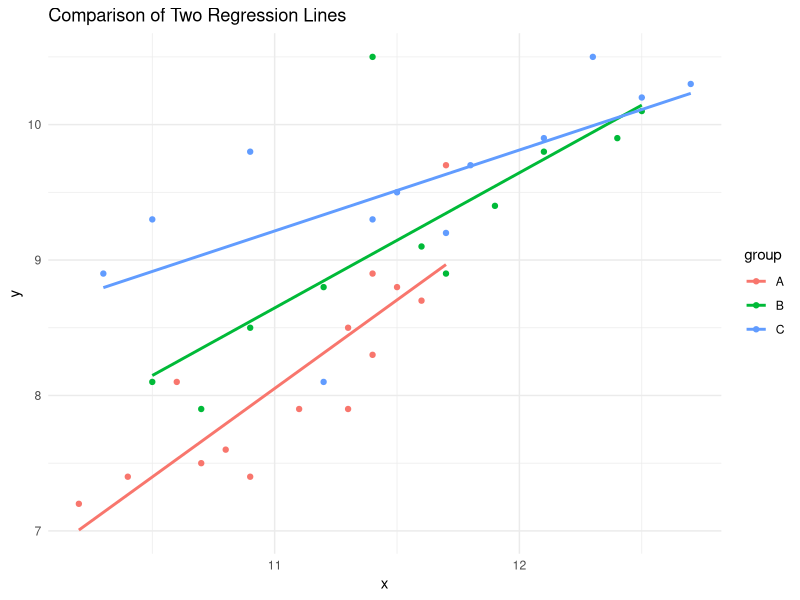

The R script that drew this image:
# Install and load necessary packages
install.packages(c("lmtest", "car", "emmeans"))
library(lmtest)
library(car)
library(emmeans)

# Simulate data
x1 <- c(0.2,0.25,0.25,0.3,0.4,0.5,0.5)
y1 <- c(30,26,40,35,54,56,65)
x2 <- c(0.2,0.25,0.3,0.4,0.4,0.5)
y2 <- c(23,24,42,49,55,70)

x1 <- c(3,4,5,6,8,9,10,11,12,14,15,16,17)
y1 <- c(1.4,1.5,2.2,2.4,3.1,3.2,3.2,3.9,4.1,4.7,4.5,5.2,5)
x2 <- c(3,4,5,7,7,8,9,10,12,14)
y2 <- c(2.1,2.5,3.1,3,3.8,3.2,4.3,3.9,4.4,4.8)

x1 <- c(10.4,10.8,11.1,10.2,10.6,11.3,11.6,11.4,10.7,10.9,11.3,11.4,11.5,11.7)
y1 <- c(7.4,7.6,7.9,7.2,8.1,8.5,8.7,8.3,7.5,7.4,7.9,8.9,8.8,9.7)
x2 <- c(10.7,10.5,10.9,11.7,11.2,11.6,11.9,12.1,12.4,12.5,11.4)
y2 <- c(7.9,8.1,8.5,8.9,8.8,9.1,9.4,9.8,9.9,10.1,10.5)
x3 <- c(11.2,11.7,10.5,10.9,10.3,11.5,11.8,11.4,12.1,12.7,12.5,12.3)
y3 <- c(8.1,9.2,9.3,9.8,8.9,9.5,9.7,9.3,9.9,10.3,10.2,10.5)


data <- data.frame(
  x = c(x1, x2, x3),
  y = c(y1, y2, y3),
  group = factor(c(rep("A", length(x1)), rep("B", length(x2)), rep("C", length(x3))))
)

# Fit the full model
model_full <- lm(y ~ x * group, data = data)

# for 2 linear models
# Compare slopes between groups
emm <- emtrends(model_full, ~ group, var = "x")

# View results
pairs(emm)

model_reduced <- lm(y ~ x + group, data = data)
lrtest(model_reduced, model_full)

# Bonus: Visualize the results
library(ggplot2)
ggplot(data, aes(x = x, y = y, color = group)) +
  geom_point() +
  geom_smooth(method = "lm", se = FALSE) +
  theme_minimal() +
  labs(title = "Comparison of Two Regression Lines")


# for n-liner models
# Test if all slopes are equal (i.e., test if all interaction terms are zero)
linearHypothesis(model_full, c( "x:groupB = 0", "x:groupC = 0"))

# Test if intercepts are the same across groups
linearHypothesis(model_full, c("groupB = 0", "groupC = 0"))

summary(model_full)
